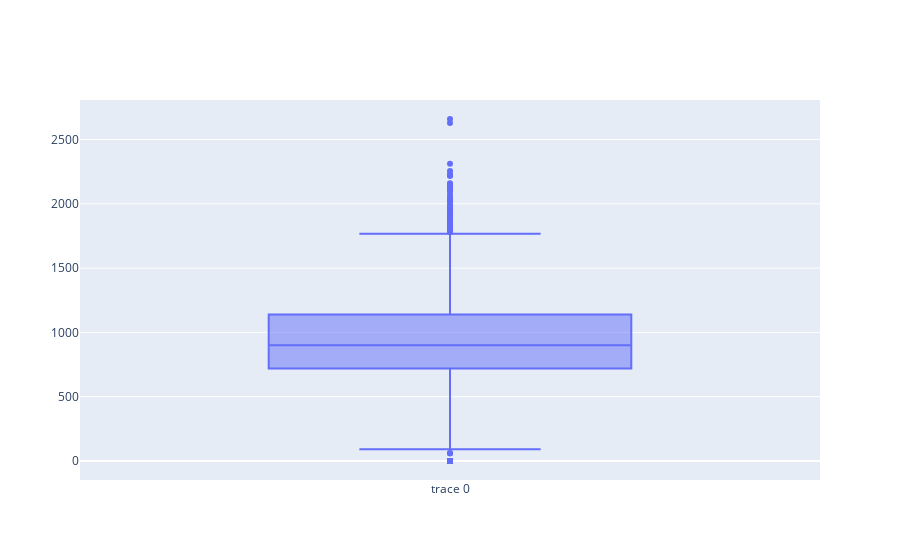

Notebook cell for this chart:
### Code cell
fig = go.Figure()
whiskers_top = 6000
median = steam_consumption.loc[steam_consumption['meter_reading'] < whiskers_top, 'meter_reading'].median()
# steam_consumption['meter_reading'] = np.where(steam_consumption['meter_reading'] < whiskers_bottom, median, steam_consumption['meter_reading'])
steam_consumption['meter_reading'] = np.where(steam_consumption['meter_reading'] > whiskers_top, median, steam_consumption['meter_reading'])
fig.add_trace(go.Box(y=steam_consumption['meter_reading']))

fig.show()
# ax = sns.boxplot(x=steam_consumption["meter_reading"])

### Figure 1 — Plotly figure (JSON) as saved in the notebook; plotly's stock layout.template omitted (floating-point values rounded to 4 significant figures; data arrays with more than 128 entries replaced by an {"elided": "..."} marker saying what was removed)
{"data": [{"type": "box", "y": {"elided": "8784 float values"}}], "layout": {"autosize": true, "xaxis": {"autorange": true, "range": [-0.5, 0.5], "type": "category"}, "yaxis": {"autorange": true, "range": [-147.8, 2807.0], "type": "linear"}}}
